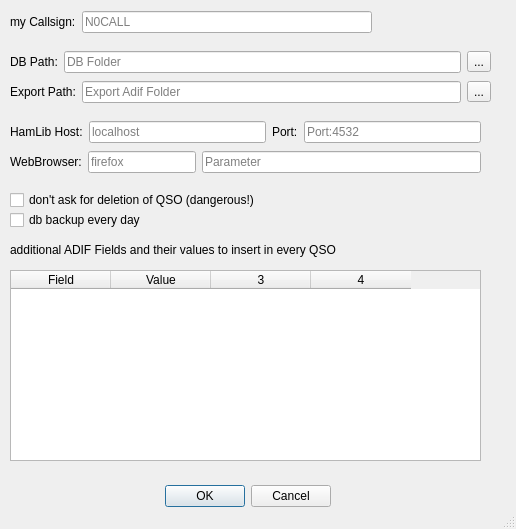
<?xml version="1.0" encoding="UTF-8"?>
<ui version="4.0">
 <class>Settings</class>
 <widget class="QDialog" name="Settings">
  <property name="geometry">
   <rect>
    <x>0</x>
    <y>0</y>
    <width>516</width>
    <height>529</height>
   </rect>
  </property>
  <property name="acceptDrops">
   <bool>false</bool>
  </property>
  <property name="windowTitle">
   <string notr="true">Settings</string>
  </property>
  <property name="locale">
   <locale language="English" country="Europe"/>
  </property>
  <property name="sizeGripEnabled">
   <bool>true</bool>
  </property>
  <property name="modal">
   <bool>true</bool>
  </property>
  <widget class="QDialogButtonBox" name="bokcancel">
   <property name="geometry">
    <rect>
     <x>150</x>
     <y>480</y>
     <width>181</width>
     <height>32</height>
    </rect>
   </property>
   <property name="toolTip">
    <string notr="true"/>
   </property>
   <property name="orientation">
    <enum>Qt::Orientation::Horizontal</enum>
   </property>
   <property name="standardButtons">
    <set>QDialogButtonBox::StandardButton::Cancel|QDialogButtonBox::StandardButton::Ok</set>
   </property>
  </widget>
  <widget class="QWidget" name="layoutWidget">
   <property name="geometry">
    <rect>
     <x>10</x>
     <y>120</y>
     <width>471</width>
     <height>24</height>
    </rect>
   </property>
   <layout class="QHBoxLayout" name="horizontalLayout">
    <item>
     <widget class="QLabel" name="lhamhost">
      <property name="text">
       <string notr="true">HamLib Host:</string>
      </property>
     </widget>
    </item>
    <item>
     <widget class="QLineEdit" name="host">
      <property name="placeholderText">
       <string>localhost</string>
      </property>
     </widget>
    </item>
    <item>
     <widget class="QLabel" name="label">
      <property name="text">
       <string notr="true">Port:</string>
      </property>
     </widget>
    </item>
    <item>
     <widget class="QLineEdit" name="port">
      <property name="placeholderText">
       <string>Port:4532</string>
      </property>
     </widget>
    </item>
   </layout>
  </widget>
  <widget class="QWidget" name="layoutWidget">
   <property name="geometry">
    <rect>
     <x>10</x>
     <y>10</y>
     <width>362</width>
     <height>24</height>
    </rect>
   </property>
   <layout class="QHBoxLayout" name="horizontalLayout_2" stretch="0,0">
    <item>
     <widget class="QLabel" name="lmycall">
      <property name="toolTip">
       <string notr="true"/>
      </property>
      <property name="text">
       <string notr="true">my Callsign:</string>
      </property>
     </widget>
    </item>
    <item>
     <widget class="QLineEdit" name="emycall">
      <property name="placeholderText">
       <string>N0CALL</string>
      </property>
     </widget>
    </item>
   </layout>
  </widget>
  <widget class="QWidget" name="layoutWidget">
   <property name="geometry">
    <rect>
     <x>10</x>
     <y>50</y>
     <width>481</width>
     <height>24</height>
    </rect>
   </property>
   <layout class="QHBoxLayout" name="horizontalLayout_3" stretch="0,0,0">
    <property name="sizeConstraint">
     <enum>QLayout::SizeConstraint::SetNoConstraint</enum>
    </property>
    <item>
     <widget class="QLabel" name="ldb">
      <property name="toolTip">
       <string notr="true"/>
      </property>
      <property name="lineWidth">
       <number>1</number>
      </property>
      <property name="midLineWidth">
       <number>1</number>
      </property>
      <property name="text">
       <string notr="true">DB Path:</string>
      </property>
     </widget>
    </item>
    <item>
     <widget class="QLineEdit" name="edbpath">
      <property name="inputMask">
       <string notr="true"/>
      </property>
      <property name="placeholderText">
       <string notr="true">DB Folder</string>
      </property>
     </widget>
    </item>
    <item>
     <widget class="QToolButton" name="bselect">
      <property name="text">
       <string>...</string>
      </property>
     </widget>
    </item>
   </layout>
  </widget>
  <widget class="QWidget" name="layoutWidget">
   <property name="geometry">
    <rect>
     <x>10</x>
     <y>150</y>
     <width>471</width>
     <height>24</height>
    </rect>
   </property>
   <layout class="QHBoxLayout" name="horizontalLayout_4" stretch="0,0,2">
    <property name="spacing">
     <number>6</number>
    </property>
    <item>
     <widget class="QLabel" name="lbbrowser">
      <property name="text">
       <string notr="true">WebBrowser:</string>
      </property>
     </widget>
    </item>
    <item>
     <widget class="QLineEdit" name="browser">
      <property name="maxLength">
       <number>30</number>
      </property>
      <property name="placeholderText">
       <string>firefox</string>
      </property>
     </widget>
    </item>
    <item>
     <widget class="QLineEdit" name="browserargs">
      <property name="placeholderText">
       <string>Parameter</string>
      </property>
     </widget>
    </item>
   </layout>
  </widget>
  <widget class="QLabel" name="label_2">
   <property name="geometry">
    <rect>
     <x>10</x>
     <y>240</y>
     <width>471</width>
     <height>20</height>
    </rect>
   </property>
   <property name="text">
    <string notr="true">additional ADIF Fields and their values to insert in every QSO</string>
   </property>
  </widget>
  <widget class="QTableWidget" name="addfields">
   <property name="geometry">
    <rect>
     <x>10</x>
     <y>270</y>
     <width>471</width>
     <height>191</height>
    </rect>
   </property>
   <property name="columnCount">
    <number>4</number>
   </property>
   <column>
    <property name="text">
     <string notr="true">Field</string>
    </property>
    <property name="toolTip">
     <string notr="true"/>
    </property>
    <property name="whatsThis">
     <string notr="true"/>
    </property>
   </column>
   <column>
    <property name="text">
     <string>Value</string>
    </property>
   </column>
   <column/>
   <column/>
  </widget>
  <widget class="QCheckBox" name="dontaskfordelete">
   <property name="geometry">
    <rect>
     <x>10</x>
     <y>190</y>
     <width>451</width>
     <height>20</height>
    </rect>
   </property>
   <property name="text">
    <string notr="true">don't ask for deletion of QSO (dangerous!)</string>
   </property>
  </widget>
  <widget class="QWidget" name="layoutWidget_2">
   <property name="geometry">
    <rect>
     <x>10</x>
     <y>80</y>
     <width>481</width>
     <height>24</height>
    </rect>
   </property>
   <layout class="QHBoxLayout" name="horizontalLayout_5" stretch="0,0,0">
    <property name="sizeConstraint">
     <enum>QLayout::SizeConstraint::SetNoConstraint</enum>
    </property>
    <item>
     <widget class="QLabel" name="ldb_2">
      <property name="lineWidth">
       <number>1</number>
      </property>
      <property name="midLineWidth">
       <number>1</number>
      </property>
      <property name="text">
       <string notr="true">Export Path:</string>
      </property>
     </widget>
    </item>
    <item>
     <widget class="QLineEdit" name="exportpath">
      <property name="inputMask">
       <string notr="true"/>
      </property>
      <property name="placeholderText">
       <string notr="true">Export Adif Folder</string>
      </property>
     </widget>
    </item>
    <item>
     <widget class="QToolButton" name="bexportpath">
      <property name="text">
       <string>...</string>
      </property>
     </widget>
    </item>
   </layout>
  </widget>
  <widget class="QCheckBox" name="backupdb">
   <property name="geometry">
    <rect>
     <x>10</x>
     <y>210</y>
     <width>231</width>
     <height>20</height>
    </rect>
   </property>
   <property name="text">
    <string notr="true">db backup every day</string>
   </property>
  </widget>
 </widget>
 <resources/>
 <connections>
  <connection>
   <sender>bokcancel</sender>
   <signal>accepted()</signal>
   <receiver>Settings</receiver>
   <slot>accept()</slot>
   <hints>
    <hint type="sourcelabel">
     <x>248</x>
     <y>254</y>
    </hint>
    <hint type="destinationlabel">
     <x>157</x>
     <y>274</y>
    </hint>
   </hints>
  </connection>
  <connection>
   <sender>bokcancel</sender>
   <signal>rejected()</signal>
   <receiver>Settings</receiver>
   <slot>reject()</slot>
   <hints>
    <hint type="sourcelabel">
     <x>316</x>
     <y>260</y>
    </hint>
    <hint type="destinationlabel">
     <x>286</x>
     <y>274</y>
    </hint>
   </hints>
  </connection>
 </connections>
</ui>
